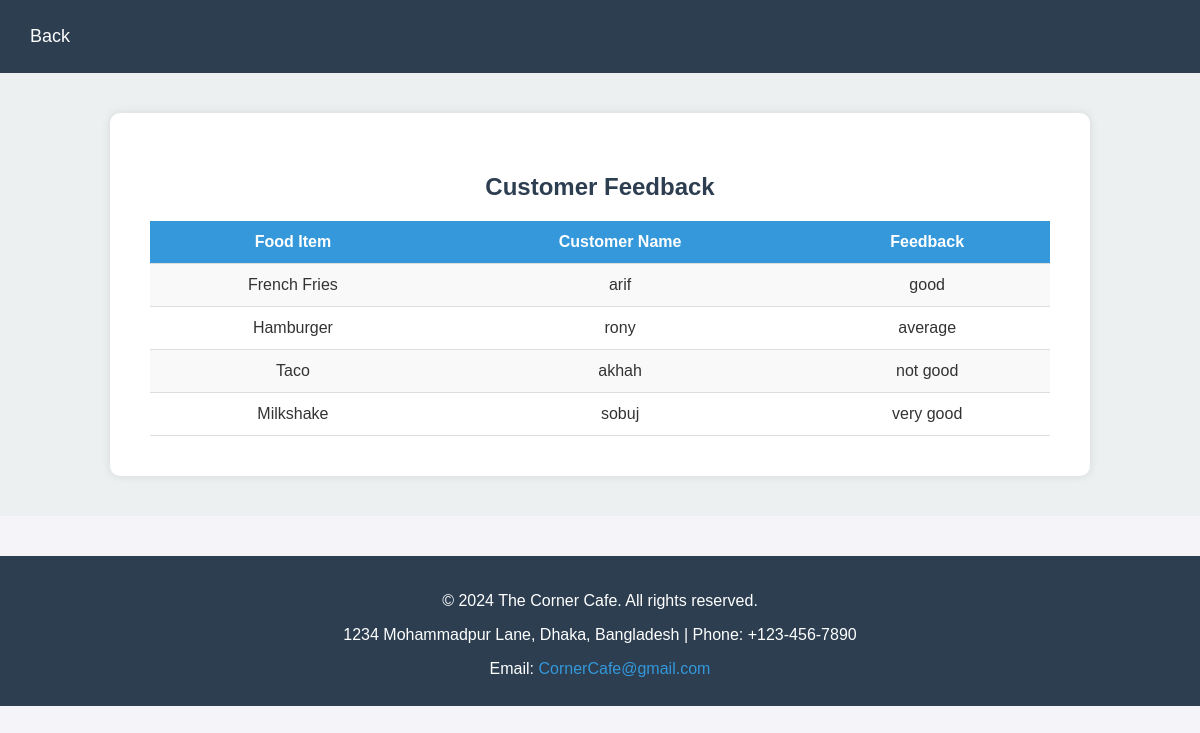
/feedback1.php, run on the app's committed database.
### tables this page shows
CREATE TABLE `feedback` (
  `id` int(11) NOT NULL,
  `name` varchar(255) NOT NULL,
  `food_id` int(11) NOT NULL,
  `message` text NOT NULL
);

CREATE TABLE `food_items` (
  `id` int(11) NOT NULL,
  `name` varchar(100) NOT NULL,
  `price` decimal(10,2) NOT NULL,
  `description` text NOT NULL,
  `category` varchar(100) DEFAULT NULL,
  `availability` tinyint(1) DEFAULT 1
);

### feedback1.php (the view, shortened to what this page needs)
<?php
include 'connect.php';
$sql = "SELECT f.name AS food_name, fb.name AS customer_name, fb.message
        FROM feedback fb
        JOIN food_items f ON fb.food_id = f.id";
$result = $conn->query($sql);
?>
<!DOCTYPE html>
<html lang="en">
<head>
</head>
<body>
    <header>
        <nav>
            <ul>
                <li><a href="index.html">Back</a></li>
            </ul>
        </nav>
    </header>
    <section class="feedback-section">
        <div class="feedback-container">
            <h1>Customer Feedback</h1>
            <table>
                <tr>
                    <th>Food Item</th>
                    <th>Customer Name</th>
                    <th>Feedback</th>
                </tr>
                <?php
                if ($result->num_rows > 0) {
                    while ($row = $result->fetch_assoc()) {
                        echo "<tr>";
                        echo "<td>" . $row['food_name'] . "</td>";
                        echo "<td>" . $row['customer_name'] . "</td>";
                        echo "<td>" . $row['message'] . "</td>";
                        echo "</tr>";
                    }
                } else {
                    echo "<tr><td colspan='3' class='no-data'>No feedback available.</td></tr>";
                }
                ?>
            </table>
        </div>
    </section>
    <footer>
        <p>&copy; 2024 The Corner Cafe. All rights reserved.</p>
        <p>1234 Mohammadpur Lane, Dhaka, Bangladesh | Phone: +123-456-7890</p>
        <p>Email: <a href="mailto:CornerCafe@gmail.com">CornerCafe@gmail.com</a></p>
    </footer>
</body>
</html>

### feedback1.php (style rules this page uses)
body { font-family: Arial, sans-serif; background-color: #f4f4f9; color: #333; margin: 0; padding: 0; }
header { background-color: #2c3e50; padding: 10px; }
nav ul { list-style: none; display: flex; justify-content: flex-start; padding-left: 20px; }
nav ul li { margin-right: 20px; }
nav ul li a { color: white; font-size: 18px; text-decoration: none; }
.feedback-section { display: flex; justify-content: center; align-items: center; padding: 40px 0; background-color: #ecf0f1; }
.feedback-container { background-color: white; padding: 40px; border-radius: 10px; box-shadow: 0 0 10px rgba(0, 0, 0, 0.1); width: 80%; max-width: 900px; }
.feedback-container h1 { text-align: center; margin-bottom: 20px; color: #2c3e50; }
table { width: 100%; border-collapse: collapse; margin-top: 20px; }
th, td { padding: 12px; text-align: left; border-bottom: 1px solid #ddd; }
th { background-color: #3498db; color: white; text-align: center; }
td { text-align: center; }
tr:nth-child(even) { background-color: #f9f9f9; }
footer { background-color: #2c3e50; color: white; padding: 20px; text-align: center; margin-top: 40px; }
footer p { margin-bottom: 8px; }
footer a { color: #3498db; text-decoration: none; }

### data on the page
feedback: food.name "French Fries", name "arif", message "good"
feedback: food.name "Hamburger", name "rony", message "average"
feedback: food.name "Taco", name "akhah", message "not good"
feedback: food.name "Milkshake", name "sobuj", message "very good"
